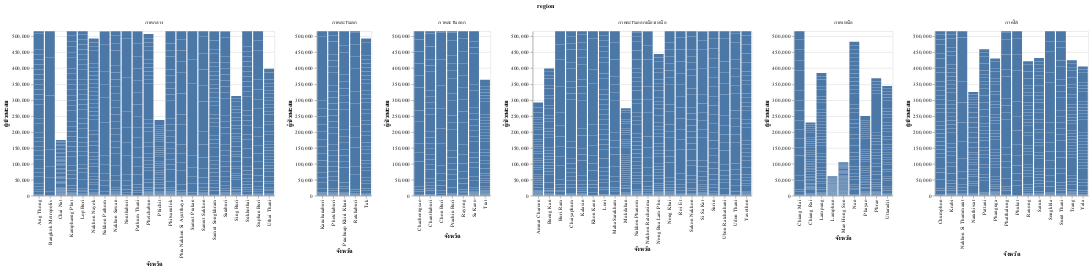

Notebook source saved alongside this figure:
### Code cell
# obj = ChartManager()
# obj.setDataframe(df)
obj.BarChart()

### Figure 1 — Vega-Lite specification as saved in the notebook (floating-point values rounded to 4 significant figures; data arrays with more than 128 entries replaced by an {"elided": "..."} marker saying what was removed)
{"config": {"view": {"continuousWidth": 400, "continuousHeight": 300}}, "data": {"name": "data-37d565f50248d4662e6e633aed9936ff"}, "facet": {"column": {"field": "region", "type": "nominal"}}, "spec": {"mark": {"type": "bar", "clip": true}, "encoding": {"tooltip": [{"field": "province", "type": "nominal"}, {"field": "total_case", "type": "quantitative"}, {"field": "total_death", "type": "quantitative"}], "x": {"field": "province", "title": "จังหวัด", "type": "nominal"}, "y": {"field": "total_case", "scale": {"domain": [0, 516000.0]}, "title": "ผู้ป่วยสะสม", "type": "quantitative"}}}, "resolve": {"scale": {"x": "independent", "y": "independent"}}, "$schema": "https://vega.github.io/schema/vega-lite/v4.17.0.json", "datasets": {"data-37d565f50248d4662e6e633aed9936ff": {"elided": "4081 records"}}}
